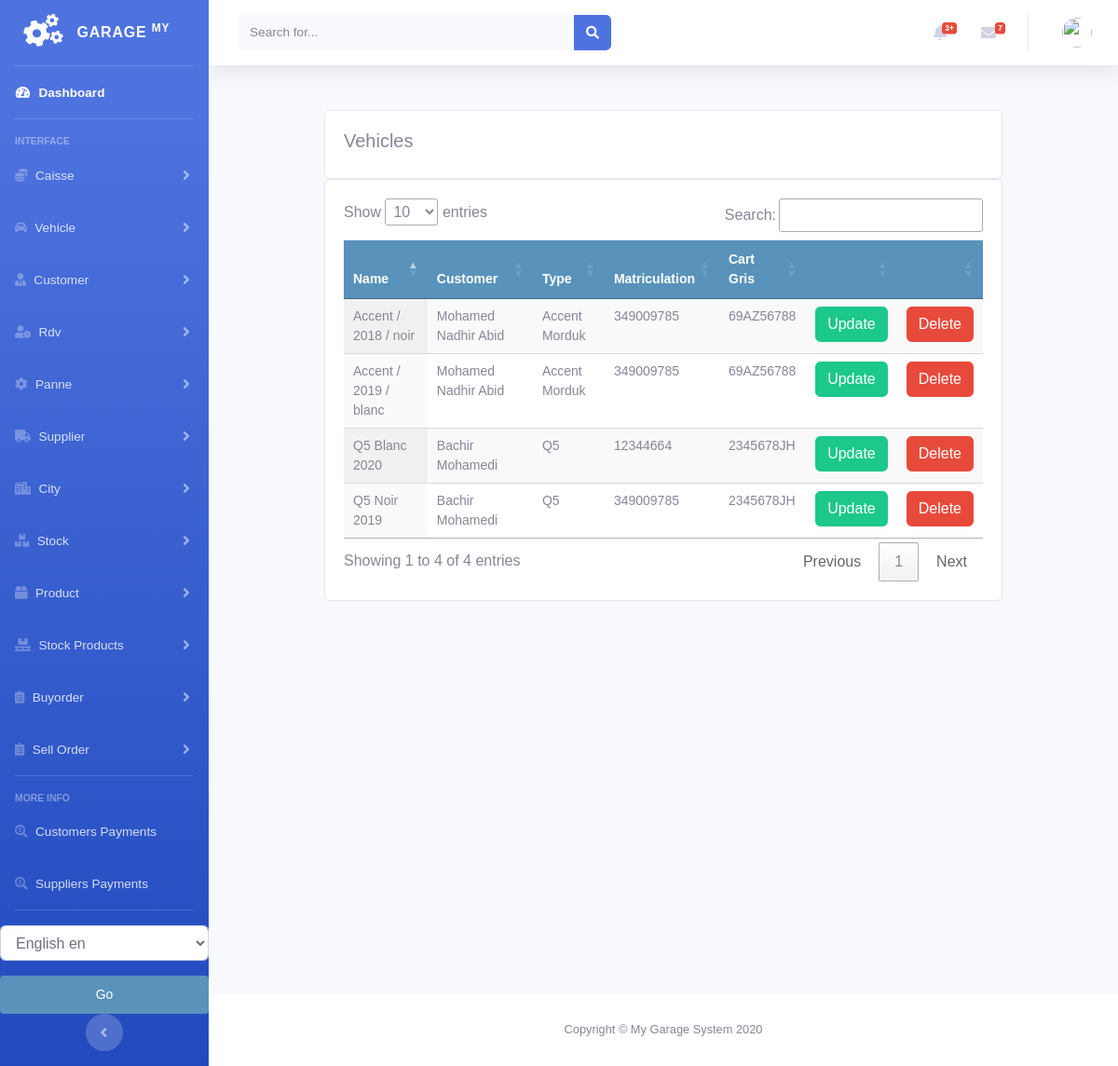
Page /vehicule/all_vehicule_list/ on the earlier database version.
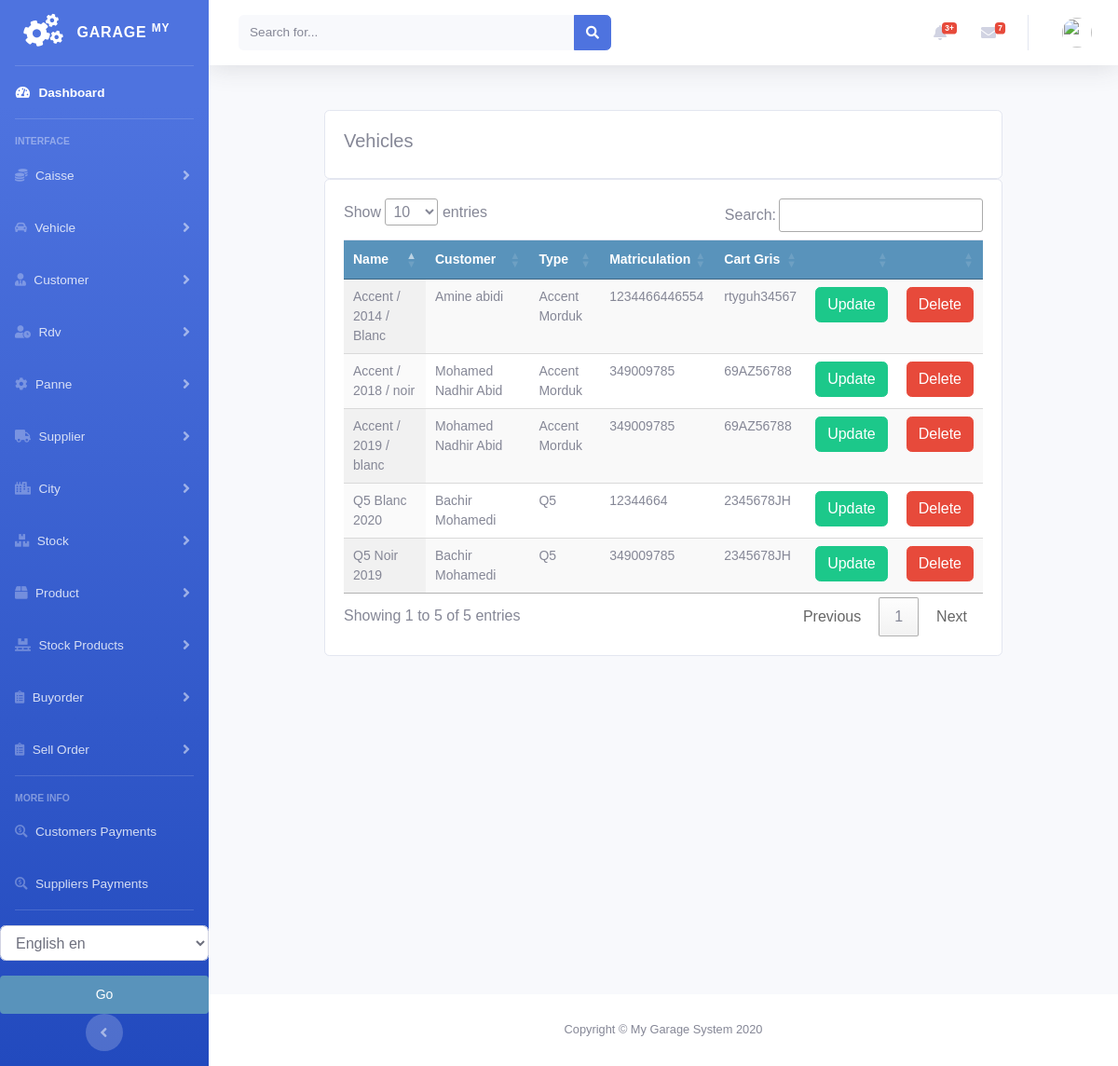
Same page on the later database version.
### vehicule/models.py (models this page shows, shortened)
class Vehicle(models.Model):
    vehicle_name = models.CharField(max_length=200, null=True)
    customer = models.ForeignKey(Customer, null=True, on_delete=models.CASCADE, related_name="vehicles")
    vehicle_type = models.ForeignKey(Type, null=True, on_delete=models.CASCADE)
    vehicle_mat = models.CharField(max_length=200, null=True)
    vehicle_cart_gris = models.CharField(max_length=200, null=True)
    date_created = models.DateTimeField(auto_now_add=True, null=True)
    updated = models.DateTimeField(auto_now=True, null=True)

class Type(models.Model):
    brand = models.ForeignKey(Brand, null=True, on_delete=models.CASCADE)
    name = models.CharField(max_length=250, null=True)
    slug = models.SlugField(max_length=200, unique=True)
    image = models.ImageField(upload_to='types/%Y/%m/%d', blank=True,)
    class Meta:
        ordering = ('name',)
        verbose_name = 'type'
        verbose_name_plural = 'types'
    def __str__(self):
        return self.name

### customer/models.py (models this page shows, shortened)
class Customer(models.Model):
    firstname = models.CharField(max_length=250, null=True)
    lastname = models.CharField(max_length=250, null=True)
    address = models.CharField(max_length=200, null=True)
    phone = models.CharField(max_length=200, null=True)
    national_number = models.CharField(max_length=200, null=True)
    email = models.EmailField(null=True)
    date_created = models.DateTimeField(auto_now_add=True, null=True)
    date_joined = models.DateField(null=True)
    debt = models.DecimalField(max_digits=10, decimal_places=2, null=True, default=0)
    def __str__(self):
        return self.firstname + " " + self.lastname

### vehicule/views.py (the view)
# urls.py: path('all_vehicule_list/', views.all_vehicule_list, name='all_vehicule_list'),
def all_vehicule_list(request):
    vehicles = Vehicle.objects.all()
    context = {
        'vehicles': vehicles,
    }
    return render(request, 'vehicule/all_list_vehicule.html', context)

### vehicule/templates/vehicule/all_list_vehicule.html (shortened to what this page needs)
{% extends 'home.html' %}
{% load static %}
{% block content %}
<br>
<div class="container">
    <div class="row">
        <div class="col-md">
            <div class="card card-body">
                <h5>Vehicles</h5>
            </div>
            <div class="card card-body">
                <table id="table_id" class="display text-center table">
                    <thead>
                    <tr>
                        <th>Name</th>
                        <th>Customer</th>
                        <th>Type</th>
                        <th>Matriculation</th>
                        <th>Cart Gris</th>
                        <th></th>
                        <th></th>
                    </tr>
                    </thead>
                    <tbody>
                    {% for veh in vehicles %}
                    <tr>
                        <td>
                            {{veh.vehicle_name}}
                        </td>
                        <td>
                            {{veh.customer}}
                        </td>
                        <td>
                            {{veh.vehicle_type}}
                        </td>
                        <td>
                            {{veh.vehicle_mat}}
                        </td>
                        <td>
                            {{veh.vehicle_cart_gris}}
                        </td>
                        <td>
                            <a class="btn btn-success " href="{% url 'vehicule:update_vehicule' veh.id %}">Update</a>
                        </td>
                        <td>
                            <a class="btn btn-danger " href="{% url 'vehicule:delete_vehicule' veh.id %}">Delete</a>
                        </td>
                    </tr>
                    {% endfor %}
                    </tbody>
                </table>
            </div>
        </div>
    </div>
</div>
{% endblock %}
{% block jsscript %}
<link rel="stylesheet" href="https://ajax.googleapis.com/ajax/libs/jqueryui/1.12.1/themes/smoothness/jquery-ui.css">
<link rel="stylesheet" href="https://cdnjs.cloudflare.com/ajax/libs/chosen/1.8.7/chosen.min.css"/>
<link rel="stylesheet" type="text/css" href="https://cdn.datatables.net/1.10.22/css/jquery.dataTables.css">
{% endblock %}

Differences in the rows shown:
added Vehicle: vehicle_name "Accent / 2014 / Blanc", customer "Amine abidi", vehicle_type "Accent Morduk", vehicle_mat "1234466446554", vehicle_cart_gris "rtyguh34567"
Other differences:
text written by a page script: "Show entries Search: Showing 1 to 4 of 4 entries Previous 1 Next" → "Show entries Search: Showing 1 to 5 of 5 entries Previous 1 Next"
